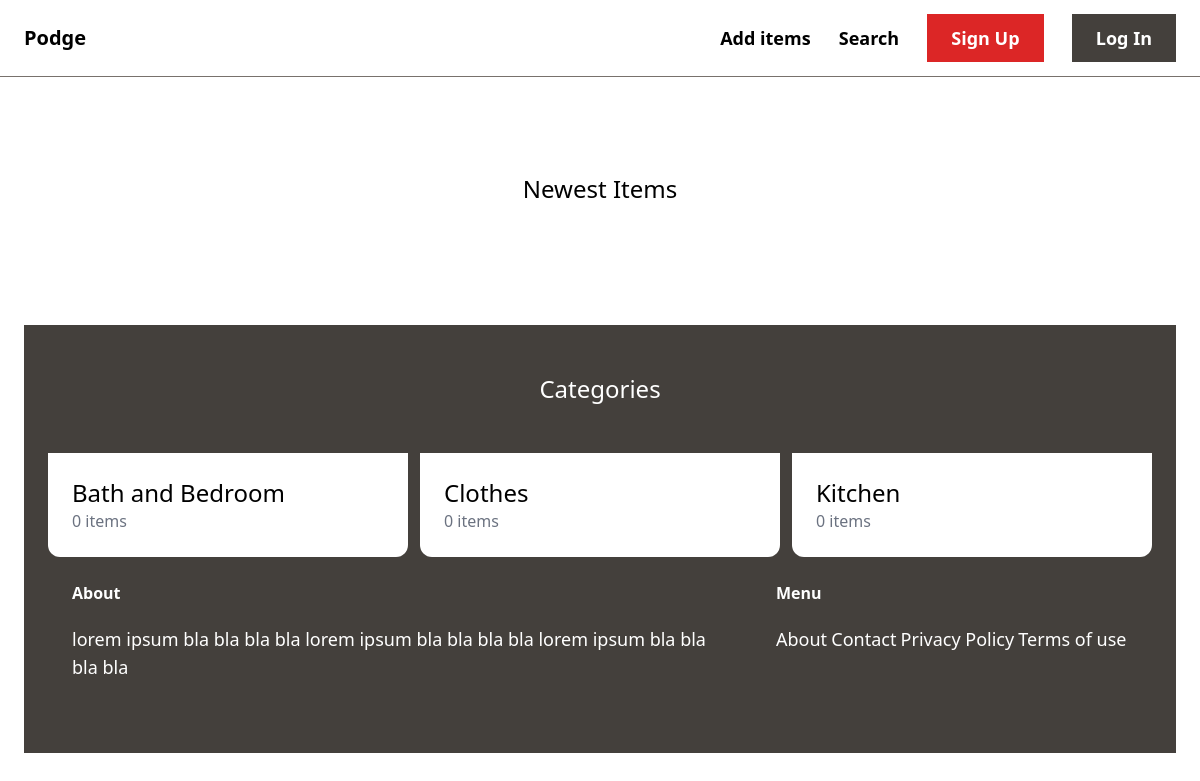
The app's page /, older data.
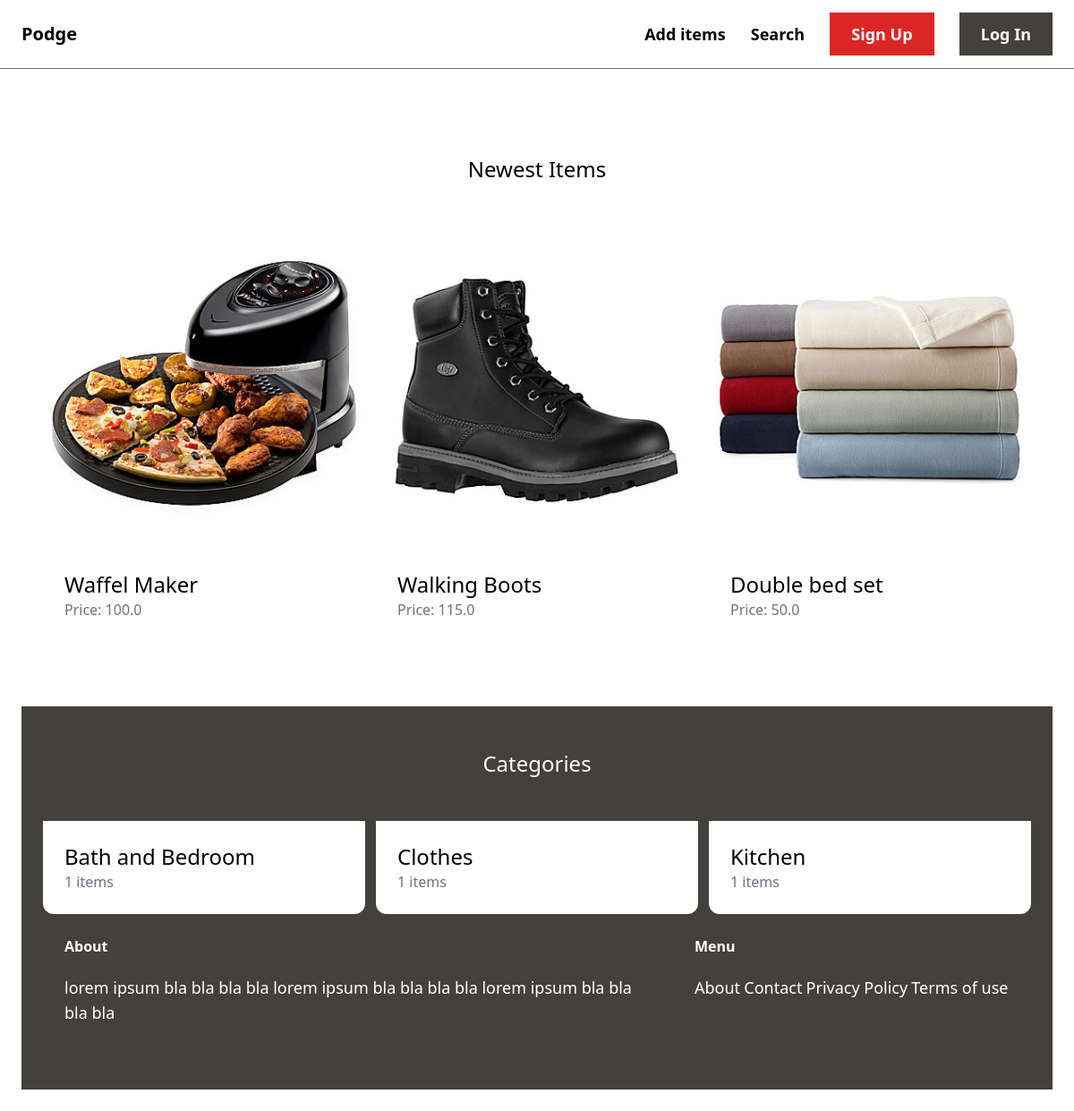
The same page, newer data.
### item/models.py (models this page shows, shortened)
class Category(models.Model):
    name = models.CharField(max_length=255)
    class Meta:
        ordering = ('name', )
        verbose_name_plural = 'Categories'

class Item(models.Model):
    category = models.ForeignKey(Category, related_name='items', on_delete=models.CASCADE)
    name = models.CharField(max_length=255)
    description = models.TextField(blank=True, null=True)
    price = models.FloatField()
    image = models.ImageField(upload_to='item_images', blank=True, null=True)
    is_sold = models.BooleanField(default=False)
    created_by = models.ForeignKey(User, related_name='items', on_delete=models.CASCADE)
    created_at = models.DateTimeField(auto_now_add=True)

### home/views.py (the view)
# urls.py: path('', views.index, name='index'),
def index(request):
    items = Item.objects.filter(is_sold=False)[0:6]
    categories = Category.objects.all()
    return render(request, "home/index.html", {
        'categories': categories,
        'items': items,
    })

### home/templates/home/index.html (shortened to what this page needs)
{%  extends 'home/base.html' %}
{% block content %}
<div class="mt-6 px-6 py-12">
    <h2 class="mb-12 text-2xl text-center">Newest Items</h2>
    <div class="grid grid-cols-3 gap-3">
        {% for item in items %}
        <div>
            <a href="{% url 'item:detail' item.id %}">
                <div>
                    <img src="{{ item.image.url }}" class="rounded-t-xl">
                </div>
                <div class="p-6 bg-white rounded-b-xl">
                    <h2 class="text-2xl">{{ item.name }}</h2>
                    <p class="text-stone-500">Price: {{ item.price }}</p>
                </div>
            </a>
        </div>
        {% endfor %}
    </div>
</div>
    <div class="mt-6 px-6 py-12 bg-stone-700">
    <h2 class="mb-12 text-2xl text-white text-center">Categories</h2>
    <div class="grid grid-cols-3 gap-3">
        {% for category in categories %}
            <div>
                <a href="#">
                    <div class="p-6 bg-white rounded-b-xl">
                        <h2 class="text-2xl">{{ category.name }}</h2>
                        <p class="text-gray-500">{{ category.items.count }} items</p>
                    </div>
                </a>
            </div>
        {% endfor %}
{% endblock %}

### home/templates/home/base.html (shortened to what this page needs)
<!DOCTYPE html>
<html lang="en">
<head>
    <script src="https://cdn.tailwindcss.com"></script>
</head>
<body>
    <nav class="py-6 px-6 flex justify-between item-centre border-b border-stone-500">
        <a href="/" class="text-xl font-semibold">Podge</a>
        <div class="space-x-6">
            <a href="{% url 'item:new' %}" class="text-lg font-semibold hover:text-stone-500">Add items</a>
            <a href="#" class="text-lg font-semibold hover:text-stone-500">Search</a>
            {% if request.user.is_authenticated %}
            <a href="#" class="px-6 py-3 text-lg font-semibold bg-red-600 text-white hover:bg-stone-500">Dashboard</a>
            <a href="#" class="px-6 py-3 text-lg font-semibold bg-stone-700 text-white hover:bg-stone-500">Inbox</a>
            {% else %}
            <a href="{% url 'home:signup' %}" class="px-6 py-3 text-lg font-semibold bg-red-600 text-white hover:bg-stone-500">Sign Up</a>
            <a href="{% url 'home:login' %}" class="px-6 py-3 text-lg font-semibold bg-stone-700 text-white hover:bg-stone-500">Log In</a>
            {% endif %}
        </div>
    </nav>
    <div class="px-6 py-6">
        {% block content %}
        {% endblock %}
    </div>
    <footer class="py-6 px-6 flex justify-between bg-stone-700">
        <div class="w-2/3 pr-10">
            <h3 class="mb-5 font-semibold text-white">About</h3>
            <p class="text-lg text-white">lorem ipsum bla bla bla bla lorem ipsum bla bla bla bla lorem ipsum bla bla bla bla</p>
        </div>
        <div class="w-1/3">
        <h3 class="mb-5 font-semibold text-white">Menu</h3>
        <ul class="space-y-2">
            <li>
            <a href="#" class="text-lg text-white hover:text-sky-500">About</a>
            <a href="{% url 'home:contact' %}" class="text-lg text-white hover:text-sky-500">Contact</a>
            <a href="#" class="text-lg text-white hover:text-sky-500">Privacy Policy</a>
            <a href="#" class="text-lg text-white hover:text-sky-500">Terms of use</a>
            </li>
        </ul>
    </div>
    </footer>
</body>
</html>

Row changes from the older to the newer data that the page shows:
added Item: image (picture), name "Waffel Maker", price "100.0"
added Item: image (picture), name "Walking Boots", price "115.0"
added Item: image (picture), name "Double bed set", price "50.0"
computed for Category "Bath and Bedroom": items.count "0" → "1"
computed for Category "Clothes": items.count "0" → "1"
computed for Category "Kitchen": items.count "0" → "1"
